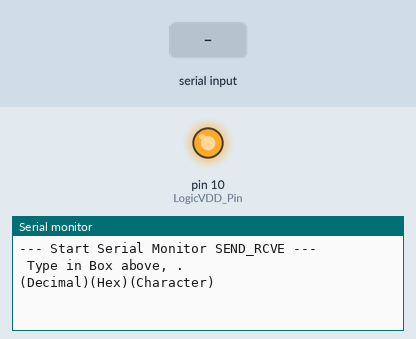
The sketch below on a simulated Arduino Uno, built with avr-gcc and run on an emulated ATmega328P. On the bench: output pins drawn as LEDs (lit = HIGH), the last lines printed to the serial monitor. The test bench sets the inputs (shaded band). Pins used as bus, display or sensor lines are not drawn.

Above: at 1.7 s.
1.8 s: "I" received over Serial
At 2.6 s:
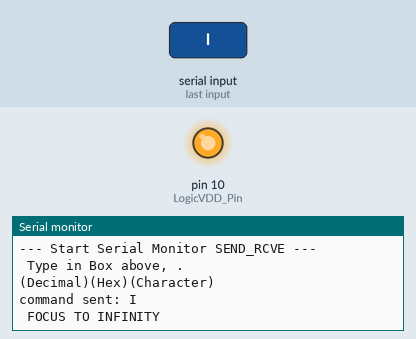
3.5 s: "Z" received over Serial
At 4.9 s:
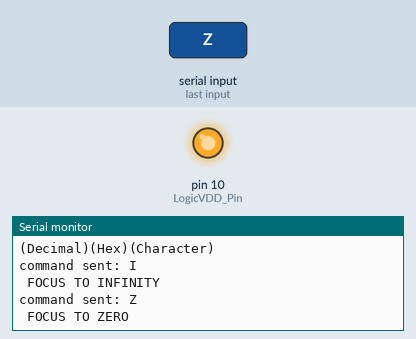
5.2 s: "0" received over Serial
At 5.9 s:
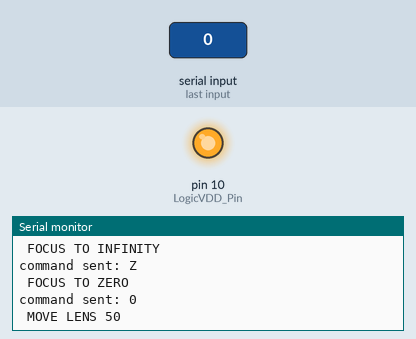

The sketch:

focus-smallstep.ino
```cpp
#include <SPI.h>

const int LogicVDD_Pin = 10;
const int Cam2Lens_Pin = 11;
const int Clock_Pin = 13;

int ByteReceived;

int RetVal;

int x,y,offset;

int stepsize = 50;

void setup() // initialization
{

delay(300);
//arduino clock is 16 mhz
//following lines half the clock speed to 8 Mhz
//SPI_CLOCK further down, divides it more to the 62 to 500 khz range needed
//for communicating with cannon lenses
//for 500 khz, comment out the CLKPR lines and change to SPI_CLOCK_DIV32
//  CLKPR = B10000000;
//  CLKPR = B00000001;

  Serial.begin(115200);
  Serial.println("--- Start Serial Monitor SEND_RCVE ---");
    Serial.println(" Type in Box above, . ");
  Serial.println("(Decimal)(Hex)(Character)");
  Serial.println();

pinMode(LogicVDD_Pin, OUTPUT);
digitalWrite(LogicVDD_Pin, HIGH);

pinMode(Cam2Lens_Pin, OUTPUT);

pinMode(Clock_Pin, OUTPUT);
digitalWrite(Clock_Pin, HIGH);

//SPI.begin();
//SPI.setBitOrder(MSBFRIST);
//SPI.setClockDivider(SPI_CLOCK_DIV128);
//SPI.setDataMode(SPI_MODE3);
// for (16/2)/128 - enable the two CLKPR lines
//SPI.beginTransaction(SPISettings(SPI_CLOCK_DIV128,MSBFIRST,SPI_MODE3));
// for 16/32, resulting clock speed of 500 khZ
SPI.beginTransaction(SPISettings(SPI_CLOCK_DIV32,MSBFIRST,SPI_MODE3));


InitLens();

}

void InitLens()
{
  SPI.transfer(0x0A);
  delay(50);
  SPI.transfer(0x00);
  delay(50);
  SPI.transfer(0x0A);
  delay(50);
  SPI.transfer(0x00);
  delay(50);

  //extra unblocks
  //SPI.transfer(0x09);
  //delay(50);
  //SPI.transfer(0x00);
  //delay(50);
  //SPI.transfer(0x0E);
  //delay(50);
  //SPI.transfer(0x00);
  //delay(50);
  //SPI.transfer(0x0F);
  //delay(50);
  //SPI.transfer(0x00);
  //delay(50);
  //SPI.transfer(0x0A);
  //delay(50);
  //SPI.transfer(0x00);
  //delay(50);

}

void loop() {

  if (Serial.available() > 0)
  {
    ByteReceived = Serial.read();
    Serial.print("command sent: ");
    Serial.print(char(ByteReceived));
    Serial.println();
    //Serial.print("        ");
    //Serial.print(ByteReceived, HEX);
    //Serial.print("       ");
    //Serial.print(char(ByteReceived));


if(ByteReceived == 'I') // upon shutter release
{

      InitLens();
      // for stm?
      //SPI.transfer(0x0C);
      //delay(50);
      SPI.transfer(0x06);
      Serial.print(" FOCUS TO INFINITY");
      delay(50);
}

if(ByteReceived == 'Z') // upon shutter release
{

      InitLens();
      // for stm?
      //SPI.transfer(0x0C);
      //delay(50);
      SPI.transfer(0x05);
      Serial.print(" FOCUS TO ZERO");
      delay(50);
}

if(ByteReceived == '0') // small step on motor
{

InitLens();

      offset = stepsize;
      x = highByte(offset);
      y = lowByte(offset);

      SPI.transfer(0x44);
      delay(50);
      SPI.transfer(x);
      delay(50);
      SPI.transfer(y);
      delay(50);
      SPI.transfer(0);
      Serial.print(" MOVE LENS ");
      Serial.print(offset);
      delay(50);

}

if(ByteReceived == '1') //small step on motor
{

InitLens();

      offset = stepsize * (-1);
      x = highByte(offset);
      y = lowByte(offset);

      SPI.transfer(0x44);
      delay(50);
      SPI.transfer(x);
      delay(50);
      SPI.transfer(y);
      delay(50);
      SPI.transfer(0);
      Serial.print(" MOVE LENS ");
      Serial.print(offset);
      delay(50);

}

if(ByteReceived == 'A') // upon shutter release
{

InitLens();

      SPI.transfer(0x07);
      delay(50);
      SPI.transfer(0x13);
      delay(50);
      SPI.transfer(0x05);
      delay(50);
      SPI.transfer(0x08);
      delay(50);
      SPI.transfer(0x00);
      Serial.print(" APERTURE 5");
      delay(50);

}

Serial.println();

}

}
```

Measured:
- after the input at 1.8 s, the serial monitor: prints a new line at once (image 1)
- after the input at 3.5 s, the serial monitor: prints a new line at once (image 2)
- after the input at 5.2 s, the serial monitor: prints a new line at once (image 3)
